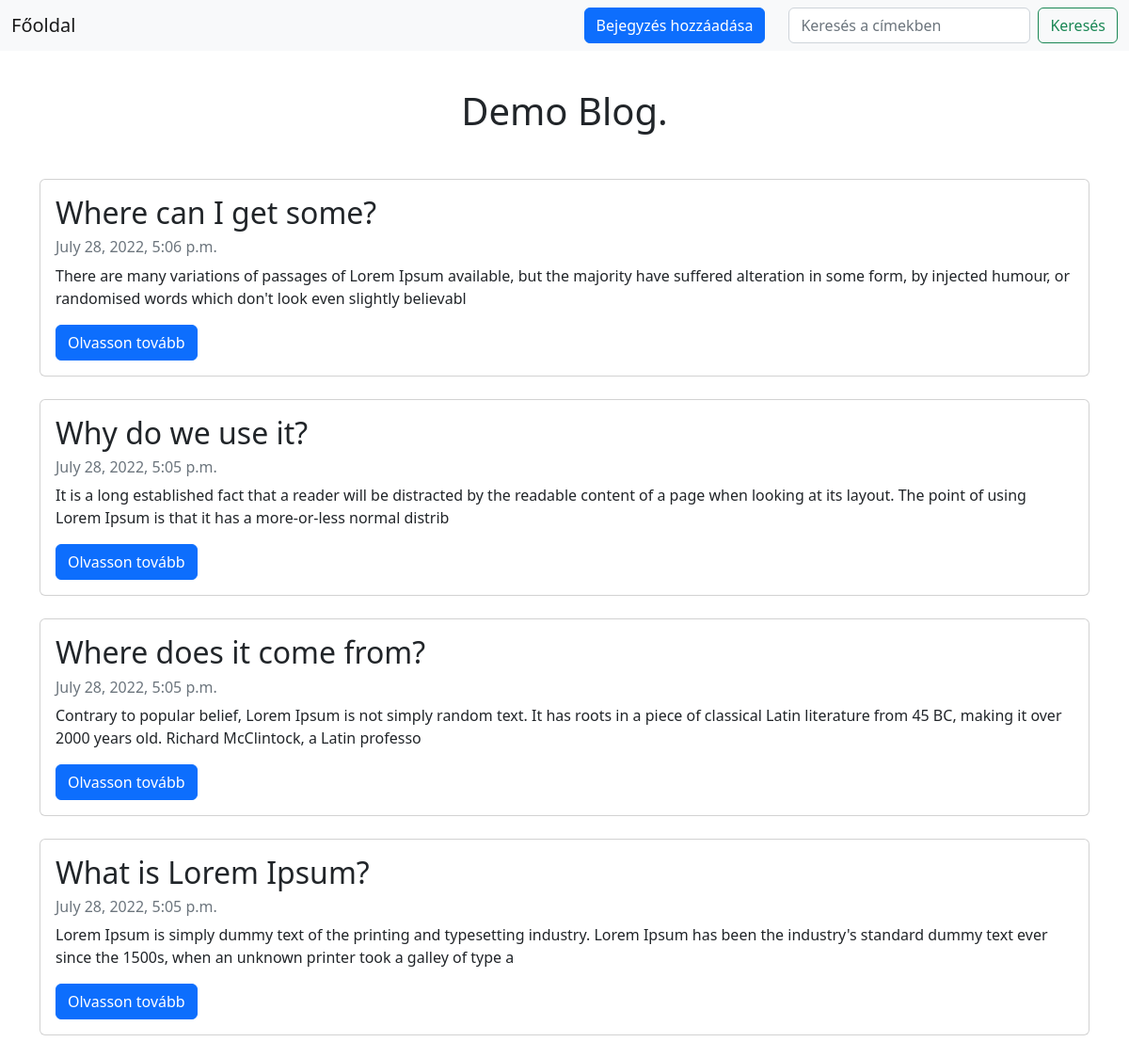
The app's page /, older data.
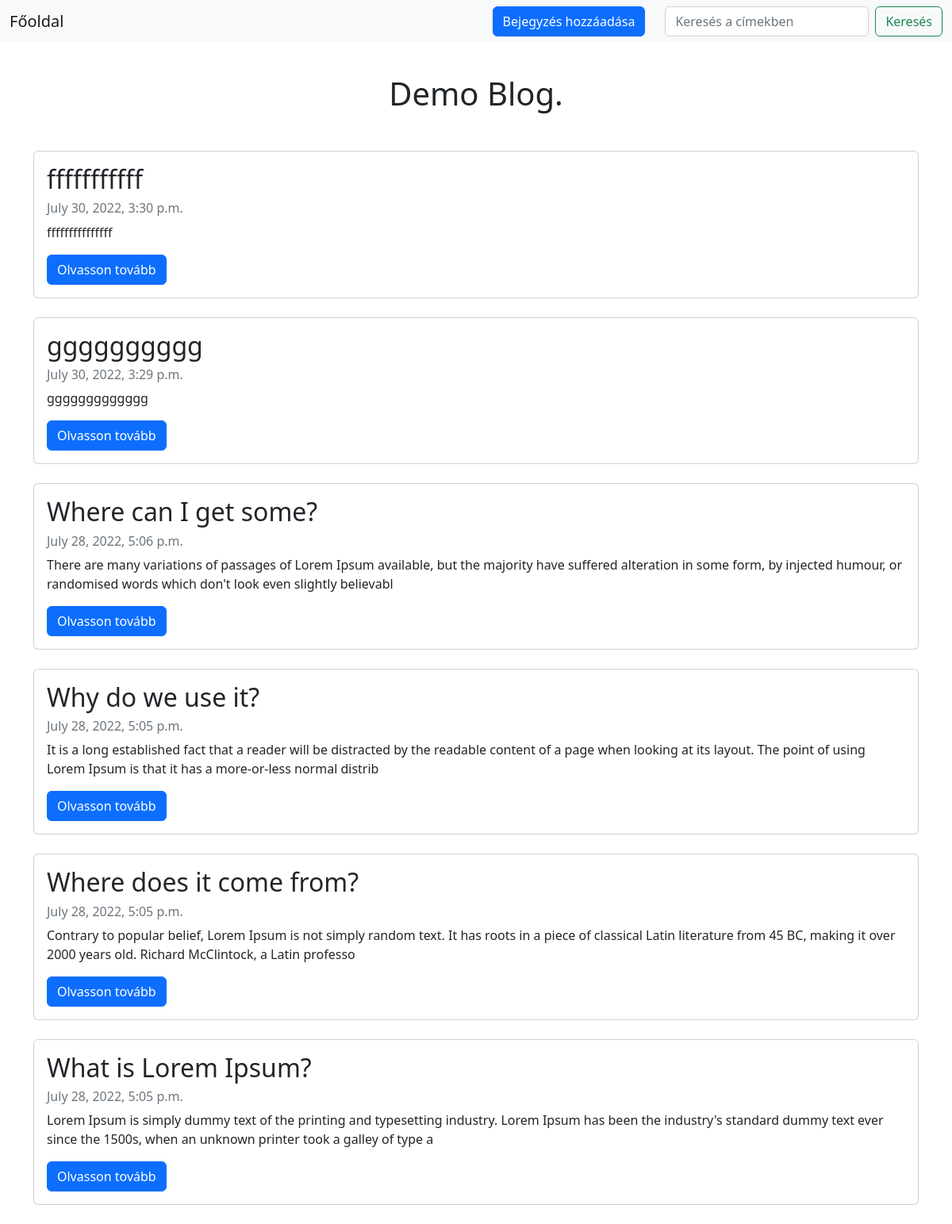
The same page, newer data.
### blog/models.py (models this page shows, shortened)
class Post(models.Model):
    title = models.CharField(max_length=255, unique=True)
    slug = models.SlugField(max_length=255, unique=True)
    content = models.TextField()
    created_on = models.DateTimeField(auto_now_add=True)
    is_liked = models.BooleanField(default=False)

### blog/views.py (the view, shortened to what this page needs)
# urls.py: path('', views.PostList.as_view(), name='home'),
class PostList(generic.ListView):
    queryset = Post.objects.filter().order_by('-created_on')
    template_name = 'index.html'
    context_object_name = 'data'
    def get_queryset(self, *args, **kwargs):
        data = super().get_queryset(*args, **kwargs)
        query = self.request.GET.get('search')
        if query:
            return data.filter(title__icontains=query)
        return data

### templates/index.html (shortened to what this page needs)
{% extends "minimal.html" %}
{% block content %}
  <div class="container">
    <h1 style="text-align: center;padding-top: 40px; padding-bottom: 40px">Demo Blog.</h1>
      <div class="row">
        <div class="col">
                 {% for post in data %}
                <div class="card mb-4">
                    <div class="card-body">
                        <h2 class="card-title">{{ post.title }}</h2>
                        <p class="card-text text-muted h6">{{ post.created_on}} </p>
                        <p class="card-text">{{post.content|slice:":200" }}</p>
                        <a href="{% url 'post_detail' post.slug  %}" class="btn btn-primary float-left">Olvasson tovább</a>
                    </div>
                </div>
            {% endfor %}
          </div>
      </div>
</div>
{%endblock%}

Row changes from the older to the newer data that the page shows:
added Post: title "fffffffffff", created_on "July 30, 2022, 3:30 p.m.", content "fffffffffffffff"
added Post: title "gggggggggg", created_on "July 30, 2022, 3:29 p.m.", content "ggggggggggggg"
